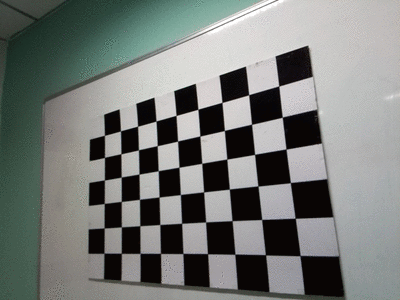
#> input picture TP4_CV/images/frame0000.png, 400 x 300 px; its folder holds only this picture in this run
$ python TP4.py
#> lines starting #> are read from the running program, lines starting #| are printed output that depends on the picture; after the words box and inside, x2 and y2 are one past the last pixel; in counts of white or black regions, pixels touching at a corner belong together; long printed decimals are rounded
#!/usr/bin/env python

import cv2
import numpy as np
import os
import glob

# Defining the dimensions of checkerboard
CHECKERBOARD = (6, 9)
criteria = (cv2.TERM_CRITERIA_EPS + cv2.TERM_CRITERIA_MAX_ITER, 300, 0.001)
# max number of iterations=30

# Creating vector to store vectors of 3D points for each checkerboard image
objpoints = []
# Creating vector to store vectors of 2D points for each checkerboard image
imgpoints = []
error = []

# Defining the world coordinates for 3D points
objp = np.zeros((1, CHECKERBOARD[0] * CHECKERBOARD[1], 3), np.float32)
objp[0, :, :2] = np.mgrid[0:CHECKERBOARD[0], 0:CHECKERBOARD[1]].T.reshape(-1, 2)
prev_img_shape = None

nx = 9
# Enter the number of inside corners in y
ny = 6
# Extracting path of individual image stored in a given directory
images = glob.glob('./images/*.png')
for fname in images:
    img = cv2.imread(fname)
#> img is the input picture: shape (300, 400, 3); mean B, G, R 119.7, 122.6, 119
    gray = cv2.cvtColor(img, cv2.COLOR_BGR2GRAY)
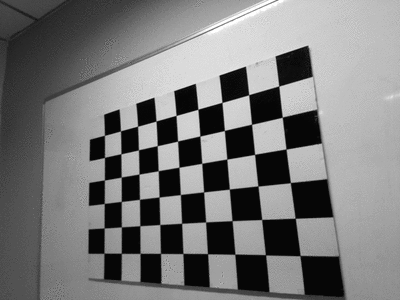
#> gray: shape (300, 400); min 6, max 254, mean 121.2
    # Find the chess board corners
    # If desired number of corners are found in the image then ret = true
    ret, corners = cv2.findChessboardCorners(gray, (nx, ny), None)
#> ret = True; corners = 54 rows, first 8: [300, 255.5], [268, 254], [232, 253], [207.5, 253.7], [180, 252], [160.5, 253.4], [140.1, 253.4], [121.4, 253.4]
    # ret, corners = cv2.findChessboardCorners(gray, CHECKERBOARD, cv2.CALIB_CB_ADAPTIVE_THRESH + cv2.CALIB_CB_FAST_CHECK + cv2.CALIB_CB_NORMALIZE_IMAGE)

    """
    If desired number of corner are detected,
    we refine the pixel coordinates and display
    them on the images of checker board
    """
    if ret == True:
        objpoints.append(objp)
        # refining pixel coordinates for given 2d points.
        corners2 = cv2.cornerSubPix(gray, corners, (11, 11), (-1, -1), criteria)
#> corners2 = 54 rows, first 8: [300.1, 255.6], [265.5, 254.8], [234.9, 254.2], [207.5, 253.7], [182.9, 253.5], [160.5, 253.4], [140.1, 253.4], [121.3, 253.3]

        imgpoints.append(corners2)

        # Draw and display the corners
        img = cv2.drawChessboardCorners(img, CHECKERBOARD, corners2, ret)
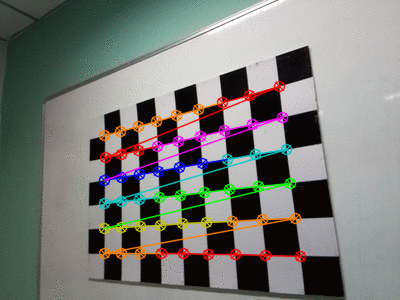
#> img: shape (300, 400, 3); 8.43% of pixels changed, all inside (x1, y1, x2, y2) = (98, 80, 307, 263)

    cv2.imshow('img', img)
    cv2.waitKey(0)

cv2.destroyAllWindows()

h, w = img.shape[:2]
#> h = 300; w = 400

"""
Performing camera calibration by
passing the value of known 3D points (objpoints)
and corresponding pixel coordinates of the
detected corners (imgpoints)
"""
ret, mtx, dist, rvecs, tvecs = cv2.calibrateCamera(objpoints, imgpoints, gray.shape[::-1], None, None)
#> ret = 55.07; mtx = [[6216.6, 0, 569.8], [0, 447.9, 162.7], [0, 0, 1]]; dist = [[-42.37, 2266, 0.606, -0.125, -33185.8]]; rvecs = ([2.05, -0.0677, 2.22],); tvecs = ([-0.982, 4.29, 19.78],)

print("ret: \n")
print(ret)
#| 55.074
print("Camera matrix (matrice intrinseques) : \n")
print(mtx)
#| [[6.21661796e+03 0.00000000e+00 5.69801376e+02]
#|  [0.00000000e+00 4.47880793e+02 1.62690652e+02]
#|  [0.00000000e+00 0.00000000e+00 1.00000000e+00]]
print("la distance focale(nb pix/mm) Fx = ",mtx[0][0],"  Fy = ",mtx[1][1])
#| la distance focale(nb pix/mm) Fx =  6216.618   Fy =  447.881
print("les coordonnees du point d'impact sont Ox= ",mtx[0][2],"  Oy = ",mtx[1][2])
#| les coordonnees du point d'impact sont Ox=  569.801   Oy =  162.691
print("\n\n")
print("dist (les coefficients de distortion) : \n")
print(dist)
#| [[-4.23747448e+01  2.26600924e+03  6.05658492e-01 -1.24985170e-01
#|   -3.31858290e+04]]
print("rvecs (le vecteur de rotation) : \n")
print(rvecs)
#| (array([[ 2.052],
#|        [-0.06774],
#|        [ 2.221]]),)
print("tvecs (le vecteur de translation) : \n")
print(tvecs)
#| (array([[-0.9823],
#|        [ 4.289],
#|        [19.777]]),)

# Save parameters into numpy file
np.save("./camera_params/ret", ret)
np.save("./camera_params/mtx", mtx)
np.save("./camera_params/dist", dist)
np.save("./camera_params/rvecs", rvecs)
np.save("./camera_params/tvecs", tvecs)

$ run again, on TP4_CV/images/frame0004.png
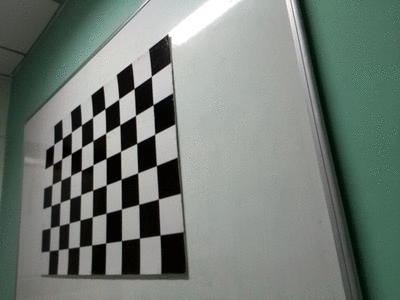
#> input picture TP4_CV/images/frame0004.png, 400 x 300 px
#> img is the input picture: shape (300, 400, 3); mean B, G, R 117.2, 123.7, 114.1
#> `gray = cv2.cvtColor(img, cv2.COLOR_BGR2GRAY)`:
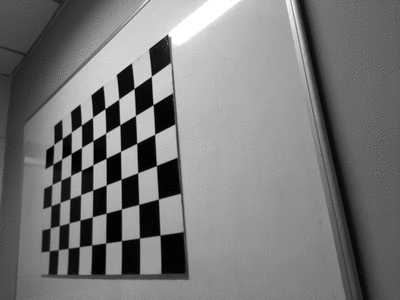
#> gray: shape (300, 400); min 3, max 255, mean 120.1
#> `ret, corners = cv2.findChessboardCorners(gray, (nx, ny), None)`: ret = True; corners = 54 rows, first 8: [158, 233], [142, 236], [121.5, 240.5], [105.6, 242.8], [91.68, 244.9], [79.41, 246.7], [68.43, 248], [58.45, 249.6]
#> corners2 = 54 rows, first 8: [160, 235.1], [139.4, 238.1], [121.5, 240.6], [105.6, 242.9], [86.3, 245.6], [74.37, 247.5], [63.65, 248.8], [63.65, 248.8]
#> `img = cv2.drawChessboardCorners(img, CHECKERBOARD, corners2, ret)`:
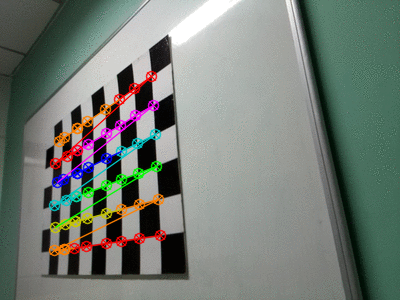
#> img: shape (300, 400, 3); 5.76% of pixels changed, all inside (x1, y1, x2, y2) = (48, 70, 167, 257)
#> `ret, mtx, dist, rvecs, tvecs = cv2.calibrateCamera(objpoints, imgpoint..`: ret = 37.48; mtx = [[688.5, 0, 491.9], [0, 394.8, 213.1], [0, 0, 1]]; dist = [[-4.88, -24.37, -0.106, -1.25, 88.7]]; rvecs = ([1.74, -0.153, 2.73],); tvecs = ([-6.88, 2.47, 18.07],)
#| 37.483
#| [[688.471   0.         491.891]
#|  [  0.         394.760 213.117]
#|  [  0.           0.           1.        ]]
#| la distance focale(nb pix/mm) Fx =  688.471   Fy =  394.760
#| les coordonnees du point d'impact sont Ox=  491.891   Oy =  213.117
#| [[ -4.878 -24.367   -0.1063  -1.253  88.703]]
#| (array([[ 1.739],
#|        [-0.1532],
#|        [ 2.727]]),)
#| (array([[-6.884],
#|        [ 2.472],
#|        [18.073]]),)

$ run again, on TP4_CV/images/frame0005.png
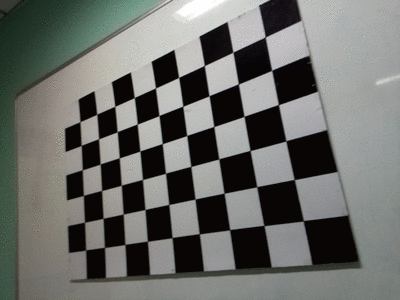
#> input picture TP4_CV/images/frame0005.png, 400 x 300 px
#> img is the input picture: shape (300, 400, 3); mean B, G, R 106.2, 109.8, 108.3
#> `ret, corners = cv2.findChessboardCorners(gray, (nx, ny), None)`: ret = True; corners = 54 rows, first 8: [300, 218], [267, 223], [227, 227], [199.3, 233.7], [172.3, 237.3], [147.5, 241.2], [124.9, 244.5], [104.6, 247.5]
#> corners2 = 54 rows, first 8: [303.3, 220.8], [263.9, 225.5], [229.6, 229.7], [199.3, 233.7], [172.1, 237.6], [147.4, 241.2], [124.9, 244.4], [104.5, 247.4]
#> `img = cv2.drawChessboardCorners(img, CHECKERBOARD, corners2, ret)`:
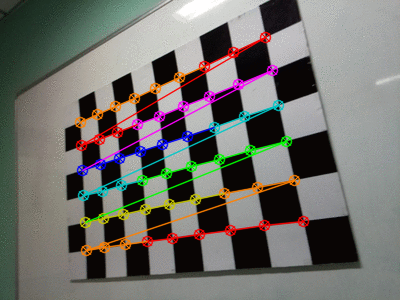
#> img: shape (300, 400, 3); 8.89% of pixels changed, all inside (x1, y1, x2, y2) = (74, 31, 310, 257)
#> `ret, mtx, dist, rvecs, tvecs = cv2.calibrateCamera(objpoints, imgpoint..`: ret = 66.34; mtx = [[1881.2, 0, 557.4], [0, 693.5, 152.1], [0, 0, 1]]; dist = [[0.206, -242.7, 0.278, -0.429, 2214.4]]; rvecs = ([1.77, -0.39, 2.45],); tvecs = ([-4.43, 3.62, 26.92],)
#| 66.342
#| [[1.88116533e+03 0.00000000e+00 5.57420682e+02]
#|  [0.00000000e+00 6.93521368e+02 1.52099645e+02]
#|  [0.00000000e+00 0.00000000e+00 1.00000000e+00]]
#| la distance focale(nb pix/mm) Fx =  1881.165   Fy =  693.521
#| les coordonnees du point d'impact sont Ox=  557.421   Oy =  152.100
#| [[ 2.05638496e-01 -2.42673427e+02  2.78013132e-01 -4.29147070e-01
#|    2.21441803e+03]]
#| (array([[ 1.771],
#|        [-0.3897],
#|        [ 2.447]]),)
#| (array([[-4.431],
#|        [ 3.617],
#|        [26.919]]),)

$ run again, on TP4_CV/images/frame0006.png
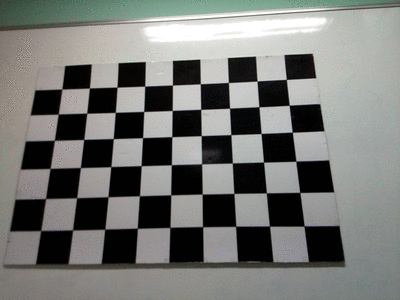
#> input picture TP4_CV/images/frame0006.png, 400 x 300 px
#> img is the input picture: shape (300, 400, 3); mean B, G, R 117.2, 120.1, 118.8
#> `gray = cv2.cvtColor(img, cv2.COLOR_BGR2GRAY)`:
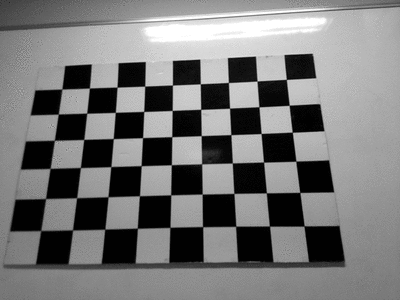
#> gray: shape (300, 400); min 1, max 255, mean 119.3
#> `ret, corners = cv2.findChessboardCorners(gray, (nx, ny), None)`: ret = True; corners = 54 rows, first 8: [304.1, 225.8], [269.6, 226.2], [236.1, 226], [203.2, 227.2], [169.9, 227.2], [136.9, 227.9], [105.3, 228.7], [72.87, 230.4]
#> corners2 = 54 rows, first 8: [304.1, 226], [269.4, 226.1], [235.7, 226.3], [202.6, 226.6], [169.9, 227.3], [137.3, 228.2], [104.8, 229.2], [72.51, 230]
#> `img = cv2.drawChessboardCorners(img, CHECKERBOARD, corners2, ret)`:
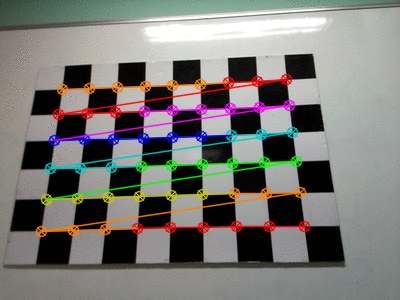
#> img: shape (300, 400, 3); 9.98% of pixels changed, all inside (x1, y1, x2, y2) = (35, 73, 311, 238)
#> `ret, mtx, dist, rvecs, tvecs = cv2.calibrateCamera(objpoints, imgpoint..`: ret = 75.03; mtx = [[3915.2, 0, 442.9], [0, 541.7, 156.9], [0, 0, 1]]; dist = [[58.49, -4236.2, 0.687, 0.996, 103842.6]]; rvecs = ([-2.02, 0.374, -2.29],); tvecs = ([-1.63, 3.82, 31.45],)
#| 75.026
#| [[3.91517062e+03 0.00000000e+00 4.42870799e+02]
#|  [0.00000000e+00 5.41719958e+02 1.56912337e+02]
#|  [0.00000000e+00 0.00000000e+00 1.00000000e+00]]
#| la distance focale(nb pix/mm) Fx =  3915.171   Fy =  541.720
#| les coordonnees du point d'impact sont Ox=  442.871   Oy =  156.912
#| [[ 5.84917208e+01 -4.23623559e+03  6.86749112e-01  9.95648079e-01
#|    1.03842600e+05]]
#| (array([[-2.022],
#|        [ 0.3737 ],
#|        [-2.291 ]]),)
#| (array([[-1.631],
#|        [ 3.816],
#|        [31.449 ]]),)

$ run again, on TP4_CV/images/frame0001.png
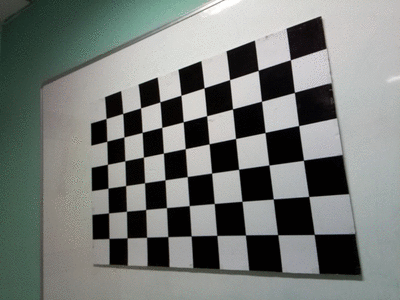
#> input picture TP4_CV/images/frame0001.png, 400 x 300 px
#> img is the input picture: shape (300, 400, 3); mean B, G, R 118.1, 121.5, 117.5
#> `gray = cv2.cvtColor(img, cv2.COLOR_BGR2GRAY)`:
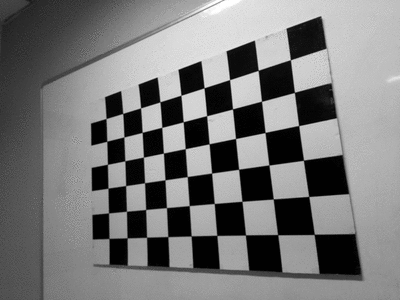
#> gray: shape (300, 400); min 1, max 254, mean 119.9
#> `ret, corners = cv2.findChessboardCorners(gray, (nx, ny), None)`: ret = True; corners = 54 rows, first 8: [314.2, 234.3], [277.7, 234.8], [245.6, 234.8], [216.8, 235.4], [191.3, 235.8], [167.8, 236.6], [146.6, 237.2], [127.1, 237.7]
#> corners2 = 54 rows, first 8: [314.2, 234.4], [277.6, 234.6], [245.5, 234.9], [216.8, 235.4], [191.2, 235.9], [167.8, 236.6], [146.6, 237.2], [127.1, 237.8]
#> `img = cv2.drawChessboardCorners(img, CHECKERBOARD, corners2, ret)`:
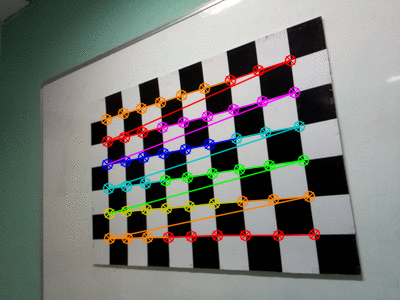
#> img: shape (300, 400, 3); 8.68% of pixels changed, all inside (x1, y1, x2, y2) = (100, 54, 321, 245)
#> `ret, mtx, dist, rvecs, tvecs = cv2.calibrateCamera(objpoints, imgpoint..`: ret = 61.48; mtx = [[1105.9, 0, 21.26], [0, 516.1, 144.6], [0, 0, 1]]; dist = [[22.26, -1903.8, 0.201, 0.709, 28059.4]]; rvecs = ([-1.93, 0.308, 2.54],); tvecs = ([4.8, 5.16, 30.89],)
#| 61.481
#| [[1.10593471e+03 0.00000000e+00 2.12600609e+01]
#|  [0.00000000e+00 5.16062127e+02 1.44610382e+02]
#|  [0.00000000e+00 0.00000000e+00 1.00000000e+00]]
#| la distance focale(nb pix/mm) Fx =  1105.935   Fy =  516.062
#| les coordonnees du point d'impact sont Ox=  21.260   Oy =  144.610
#| [[ 2.22555718e+01 -1.90383510e+03  2.00792556e-01  7.08866106e-01
#|    2.80593711e+04]]
#| (array([[-1.927],
#|        [ 0.3075],
#|        [ 2.543]]),)
#| (array([[ 4.800 ],
#|        [ 5.162],
#|        [30.893]]),)
